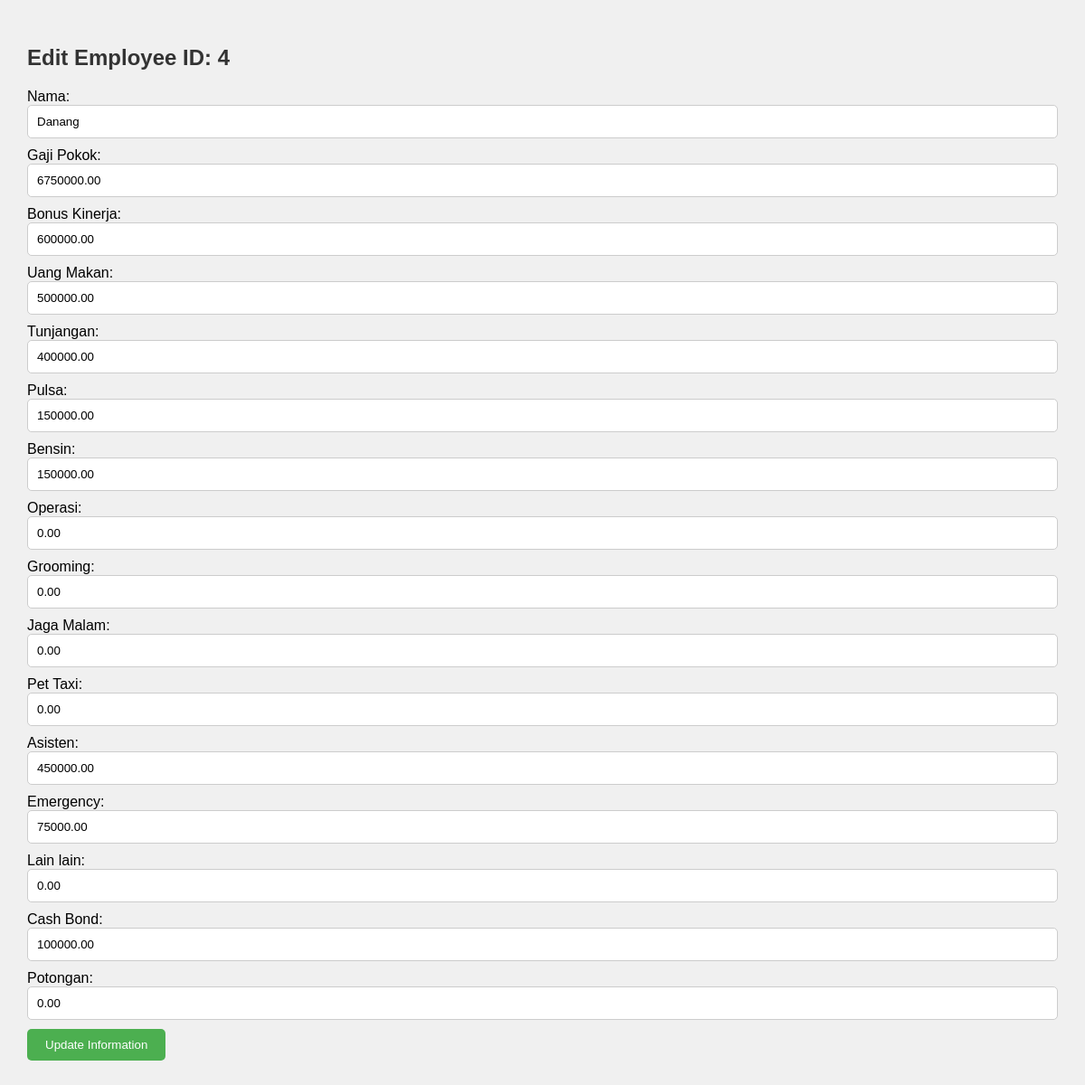
The page /edit_employee.php?id=4 on the database its author committed.
### tables this page shows
CREATE TABLE `employees` (
  `id` int(11) NOT NULL,
  `nama` varchar(100) NOT NULL,
  `gaji_pokok` decimal(10,2) NOT NULL,
  `bonus_kinerja` decimal(10,2) NOT NULL,
  `uang_makan` decimal(10,2) NOT NULL,
  `tunjangan` decimal(10,2) NOT NULL,
  `pulsa` decimal(10,2) NOT NULL,
  `bensin` decimal(10,2) NOT NULL,
  `operasi` decimal(10,2) NOT NULL,
  `grooming` decimal(10,2) NOT NULL,
  `jaga_malam` decimal(10,2) NOT NULL,
  `pet_taxi` decimal(10,2) NOT NULL,
  `asisten` decimal(10,2) NOT NULL,
  `emergency` decimal(10,2) NOT NULL,
  `lain_lain` decimal(10,2) NOT NULL,
  `cash_bond` decimal(10,2) NOT NULL,
  `potongan` decimal(10,2) NOT NULL
);

### edit_employee.php (the view, shortened to what this page needs)
<?php
    if ($_SERVER["REQUEST_METHOD"] == "GET" && isset($_GET['id'])) {
        include 'db_connect.php';
        $employee_id = $_GET['id'];
        $sql = "SELECT * FROM employees WHERE id = $employee_id";
        $result = $conn->query($sql);
        if ($result && $result->num_rows > 0) {
            $row = $result->fetch_assoc();
            ?>
<!DOCTYPE html>
<html lang="en">
<head>
</head>
<body>
<h2>Edit Employee ID: <?php echo $row['id']; ?></h2>
            <form action="edit_employee.php" method="post">
                Nama: <input type="text" name="nama" value="<?php echo $row['nama']; ?>"><br>
                Gaji Pokok: <input type="text" name="gaji_pokok" value="<?php echo $row['gaji_pokok']; ?>"><br>
                Bonus Kinerja: <input type="text" name="bonus_kinerja" value="<?php echo $row['bonus_kinerja']; ?>"><br>
                Uang Makan: <input type="text" name="uang_makan" value="<?php echo $row['uang_makan']; ?>"><br>
                Tunjangan: <input type="text" name="tunjangan" value="<?php echo $row['tunjangan']; ?>"><br>
                Pulsa: <input type="text" name="pulsa" value="<?php echo $row['pulsa']; ?>"><br>
                Bensin: <input type="text" name="bensin" value="<?php echo $row['bensin']; ?>"><br>
                Operasi: <input type="text" name="operasi" value="<?php echo $row['operasi']; ?>"><br>
                Grooming: <input type="text" name="grooming" value="<?php echo $row['grooming']; ?>"><br>
                Jaga Malam: <input type="text" name="jaga_malam" value="<?php echo $row['jaga_malam']; ?>"><br>
                Pet Taxi: <input type="text" name="pet_taxi" value="<?php echo $row['pet_taxi']; ?>"><br>
                Asisten: <input type="text" name="asisten" value="<?php echo $row['asisten']; ?>"><br>
                Emergency: <input type="text" name="emergency" value="<?php echo $row['emergency']; ?>"><br>
                Lain lain: <input type="text" name="lain_lain" value="<?php echo $row['lain_lain']; ?>"><br>
                Cash Bond: <input type="text" name="cash_bond" value="<?php echo $row['cash_bond']; ?>"><br>
                Potongan: <input type="text" name="potongan" value="<?php echo $row['potongan']; ?>"><br>
                <input type="submit" value="Update Information">
            </form>
            <?php
        } else {
            echo "No employee found with ID: $employee_id";
        }
    }
?>
</body>
</html>

### edit_employee.php (style rules this page uses)
body { font-family: Arial, sans-serif; margin: 20px; padding: 10px; background-color: #f0f0f0; }
h2 { color: #333; margin-bottom: 20px; }
form { margin-top: 20px; }
input[type="text"], input[type="number"] { width: 100%; padding: 10px; margin-bottom: 10px; border: 1px solid #ccc; border-radius: 5px; box-sizing: border-box; }
input[type="submit"] { background-color: #4caf50; color: #fff; padding: 10px 20px; border: none; border-radius: 5px; cursor: pointer; }

### rows shown on the page
employees: id "4", nama "Danang", gaji_pokok "6750000.00", bonus_kinerja "600000.00", uang_makan "500000.00", tunjangan "400000.00", pulsa "150000.00", bensin "150000.00", operasi "0.00", grooming "0.00", jaga_malam "0.00", pet_taxi "0.00", asisten "450000.00", emergency "75000.00", lain_lain "0.00", cash_bond "100000.00", potongan "0.00"
